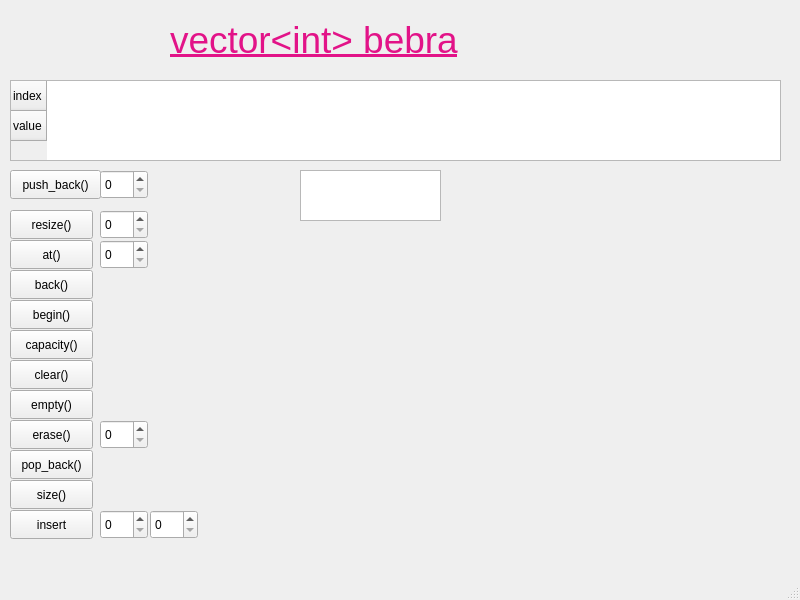
<?xml version="1.0" encoding="UTF-8"?>
<ui version="4.0">
 <class>MainWindow</class>
 <widget class="QMainWindow" name="MainWindow">
  <property name="geometry">
   <rect>
    <x>0</x>
    <y>0</y>
    <width>800</width>
    <height>600</height>
   </rect>
  </property>
  <property name="windowTitle">
   <string>MainWindow</string>
  </property>
  <widget class="QWidget" name="centralwidget">
   <widget class="QLabel" name="label">
    <property name="geometry">
     <rect>
      <x>170</x>
      <y>-10</y>
      <width>481</width>
      <height>101</height>
     </rect>
    </property>
    <property name="text">
     <string>&lt;html&gt;&lt;head/&gt;&lt;body&gt;&lt;p&gt;&lt;span style=&quot; font-size:28pt; text-decoration: underline; color:#e21388;&quot;&gt;vector&amp;lt;int&amp;gt; bebra&lt;/span&gt;&lt;/p&gt;&lt;/body&gt;&lt;/html&gt;</string>
    </property>
   </widget>
   <widget class="QTableWidget" name="vectortable">
    <property name="geometry">
     <rect>
      <x>10</x>
      <y>80</y>
      <width>771</width>
      <height>81</height>
     </rect>
    </property>
    <row>
     <property name="text">
      <string>index</string>
     </property>
    </row>
    <row>
     <property name="text">
      <string>value</string>
     </property>
    </row>
   </widget>
   <widget class="QPushButton" name="push_backbutton">
    <property name="geometry">
     <rect>
      <x>10</x>
      <y>170</y>
      <width>91</width>
      <height>29</height>
     </rect>
    </property>
    <property name="text">
     <string>push_back()</string>
    </property>
   </widget>
   <widget class="QSpinBox" name="push_backspinbox">
    <property name="geometry">
     <rect>
      <x>100</x>
      <y>170</y>
      <width>48</width>
      <height>29</height>
     </rect>
    </property>
   </widget>
   <widget class="QPushButton" name="resizebutton">
    <property name="geometry">
     <rect>
      <x>10</x>
      <y>210</y>
      <width>83</width>
      <height>29</height>
     </rect>
    </property>
    <property name="text">
     <string>resize()</string>
    </property>
   </widget>
   <widget class="QSpinBox" name="resizespinbox">
    <property name="geometry">
     <rect>
      <x>100</x>
      <y>210</y>
      <width>48</width>
      <height>29</height>
     </rect>
    </property>
   </widget>
   <widget class="QTextBrowser" name="showtext">
    <property name="geometry">
     <rect>
      <x>300</x>
      <y>170</y>
      <width>141</width>
      <height>51</height>
     </rect>
    </property>
   </widget>
   <widget class="QPushButton" name="atbutton">
    <property name="geometry">
     <rect>
      <x>10</x>
      <y>240</y>
      <width>83</width>
      <height>29</height>
     </rect>
    </property>
    <property name="text">
     <string>at()</string>
    </property>
   </widget>
   <widget class="QSpinBox" name="atspinbox">
    <property name="geometry">
     <rect>
      <x>100</x>
      <y>240</y>
      <width>48</width>
      <height>29</height>
     </rect>
    </property>
   </widget>
   <widget class="QPushButton" name="backbutton">
    <property name="geometry">
     <rect>
      <x>10</x>
      <y>270</y>
      <width>83</width>
      <height>29</height>
     </rect>
    </property>
    <property name="text">
     <string>back()</string>
    </property>
   </widget>
   <widget class="QPushButton" name="beginbutton">
    <property name="geometry">
     <rect>
      <x>10</x>
      <y>300</y>
      <width>83</width>
      <height>29</height>
     </rect>
    </property>
    <property name="text">
     <string>begin()</string>
    </property>
   </widget>
   <widget class="QPushButton" name="capacitybutton">
    <property name="geometry">
     <rect>
      <x>10</x>
      <y>330</y>
      <width>83</width>
      <height>29</height>
     </rect>
    </property>
    <property name="text">
     <string>capacity()</string>
    </property>
   </widget>
   <widget class="QPushButton" name="clearbutton">
    <property name="geometry">
     <rect>
      <x>10</x>
      <y>360</y>
      <width>83</width>
      <height>29</height>
     </rect>
    </property>
    <property name="text">
     <string>clear()</string>
    </property>
   </widget>
   <widget class="QPushButton" name="emptubutton">
    <property name="geometry">
     <rect>
      <x>10</x>
      <y>390</y>
      <width>83</width>
      <height>29</height>
     </rect>
    </property>
    <property name="text">
     <string>empty()</string>
    </property>
   </widget>
   <widget class="QPushButton" name="erasebutton">
    <property name="geometry">
     <rect>
      <x>10</x>
      <y>420</y>
      <width>83</width>
      <height>29</height>
     </rect>
    </property>
    <property name="text">
     <string>erase()</string>
    </property>
   </widget>
   <widget class="QSpinBox" name="erasespinbox">
    <property name="geometry">
     <rect>
      <x>100</x>
      <y>420</y>
      <width>48</width>
      <height>29</height>
     </rect>
    </property>
   </widget>
   <widget class="QPushButton" name="pop_backbutton">
    <property name="geometry">
     <rect>
      <x>10</x>
      <y>450</y>
      <width>83</width>
      <height>29</height>
     </rect>
    </property>
    <property name="text">
     <string>pop_back()</string>
    </property>
   </widget>
   <widget class="QPushButton" name="sizebutton">
    <property name="geometry">
     <rect>
      <x>10</x>
      <y>480</y>
      <width>83</width>
      <height>29</height>
     </rect>
    </property>
    <property name="text">
     <string>size()</string>
    </property>
   </widget>
   <widget class="QPushButton" name="insertbutton">
    <property name="geometry">
     <rect>
      <x>10</x>
      <y>510</y>
      <width>83</width>
      <height>29</height>
     </rect>
    </property>
    <property name="text">
     <string>insert</string>
    </property>
   </widget>
   <widget class="QSpinBox" name="insertindex">
    <property name="geometry">
     <rect>
      <x>100</x>
      <y>510</y>
      <width>48</width>
      <height>29</height>
     </rect>
    </property>
   </widget>
   <widget class="QSpinBox" name="insertvalue">
    <property name="geometry">
     <rect>
      <x>150</x>
      <y>510</y>
      <width>48</width>
      <height>29</height>
     </rect>
    </property>
   </widget>
  </widget>
  <widget class="QMenuBar" name="menubar">
   <property name="geometry">
    <rect>
     <x>0</x>
     <y>0</y>
     <width>800</width>
     <height>25</height>
    </rect>
   </property>
  </widget>
  <widget class="QStatusBar" name="statusbar"/>
 </widget>
 <resources/>
 <connections/>
</ui>
